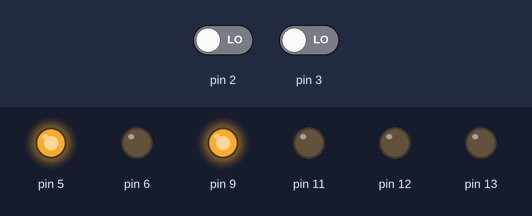
The sketch below on a simulated Arduino Uno, built with avr-gcc and run on an emulated ATmega328P. Parts: output pins drawn as LEDs (lit = HIGH). Dashed ring = blinking. The inputs (shaded band) are chosen by the test bench; at power-on: pin 2 LOW, pin 3 LOW.

Above: at 4.2 s.
4.3 s: pin 2 driven HIGH
At 5.2 s:
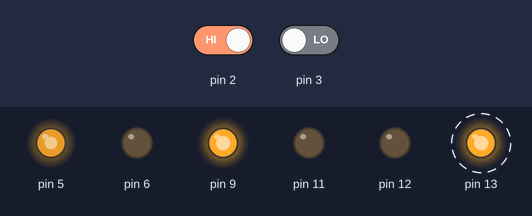
At 8.4 s:
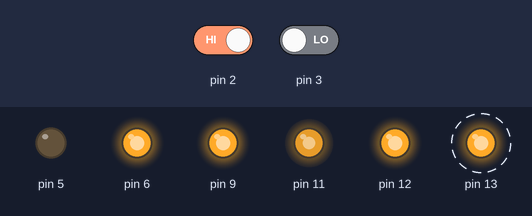
Timing chart, 0 to 36.6 s (numbered marks = the images above; inputs shaded):
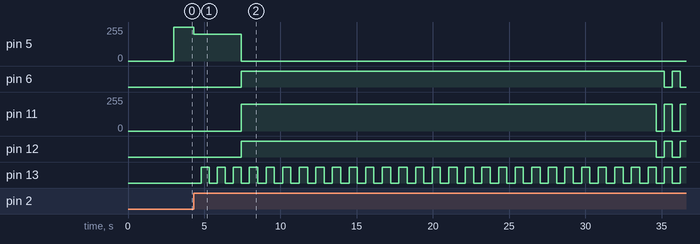

Measured:
- after the input at 4.3 s, pin 5: 255/255 → 200/255 at once, → 0/255 3.1 s later; pin 6: LOW → HIGH after 3.1 s, → LOW 27.8 s later, → HIGH 0.53 s later, → LOW 0.53 s later

The sketch:

Cross_Walk_First_Year_.ino
```cpp
// C++ code
//
// in ms UNITS, for 1 second type 1000
//modify the timing parameters here
//OFFCD is the Time people have to wait before it is turned on again
//ONCD is the maximum time cars have to wait before it is turned off
//PCD is the Time that will turn off after last sensor detection
//PWNCD is the Time that will warn before turning off after last sensor detection
//WNCD is the Time that will warn before turning off for maximum limit
//BLDEL is time of the OFF blink
//BLON is the time of ON blink

#define OFFCD 9000
#define ONCD 30000
#define WCD 3000
#define PCD 12000
#define PWNCD 5000
#define WNCD 5000
#define BLDEL 500
#define BLON 500

// do not modify
int state = 0;
long long timer = 0;
long long del = 0;
long long Pdel = 0;
bool k = false;

void setup()
{
  //initializing
  pinMode(3, INPUT);
  pinMode(2, INPUT);
  pinMode(5, OUTPUT);
  pinMode(6, OUTPUT);
  pinMode(9, OUTPUT);
  pinMode(12, OUTPUT);
  pinMode(11, OUTPUT);
  pinMode(13, OUTPUT);
  analogWrite(5, 0);
  analogWrite(6, 0);
  analogWrite(9, 255);
  Serial.begin(9600);
  state = 0;
  del=0;
  delay(3000);
}

void loop()
{
  //loop
  while (state == 0) {
    timer = millis();
    if ((digitalRead(3)||digitalRead(2))&&del<=0) {
      state = 1;
      del = WCD;
    } else {
      analogWrite(5, 255);
      analogWrite(6, 0);
      analogWrite(9, 255);
      digitalWrite(12, LOW);
      digitalWrite(11, LOW);
      digitalWrite(13, LOW);
      del+=timer-millis();
      del=del<0?0:del;
    }
  }
  while (state == 1){
    timer = millis();
    if(del<=0){
      state = 2;
      del = ONCD;
      Pdel = PCD;
    }
    analogWrite(5, 200);
    analogWrite(6, 0);
    analogWrite(9, 255);
    digitalWrite(12, LOW);
    digitalWrite(11, LOW);
    digitalWrite(13, (del%(BLDEL+BLON)<BLON)?1:0);
    del+=timer-millis();
    del=del<0?0:del;
  }
  while (state == 2) {
    timer = millis();
    if (del<=0||Pdel<=0) {
      state = 0;
      del = OFFCD;
    } else {

      if (digitalRead(3)||digitalRead(2)){
        Pdel = PCD;
        //Serial.println("Triggered!!!!");
      }

      if(del<WNCD||Pdel<PWNCD){
        k = min(del,Pdel)%(BLDEL+BLON)<BLON;
        analogWrite(6, (k)?0:255);
        analogWrite(5, 0);
        analogWrite(9, 255);
        digitalWrite(12, (k)?1:0);
        analogWrite(11, (k)?200:0);
        digitalWrite(13, (del%(BLDEL+BLON)<BLON)?1:0);
      }
      else{
        analogWrite(6, 255);
        analogWrite(5, 0);
        analogWrite(9, 255);
        digitalWrite(12, HIGH);
        analogWrite(11, 200);
        digitalWrite(13, (del%(BLDEL+BLON)<BLON)?1:0);
      }
      del+=timer-millis();
      Pdel+=timer-millis();
      del=del<0?0:del;
      Pdel=Pdel<0?0:Pdel;
    }
  }
}
//cj code please dont modify it
```
